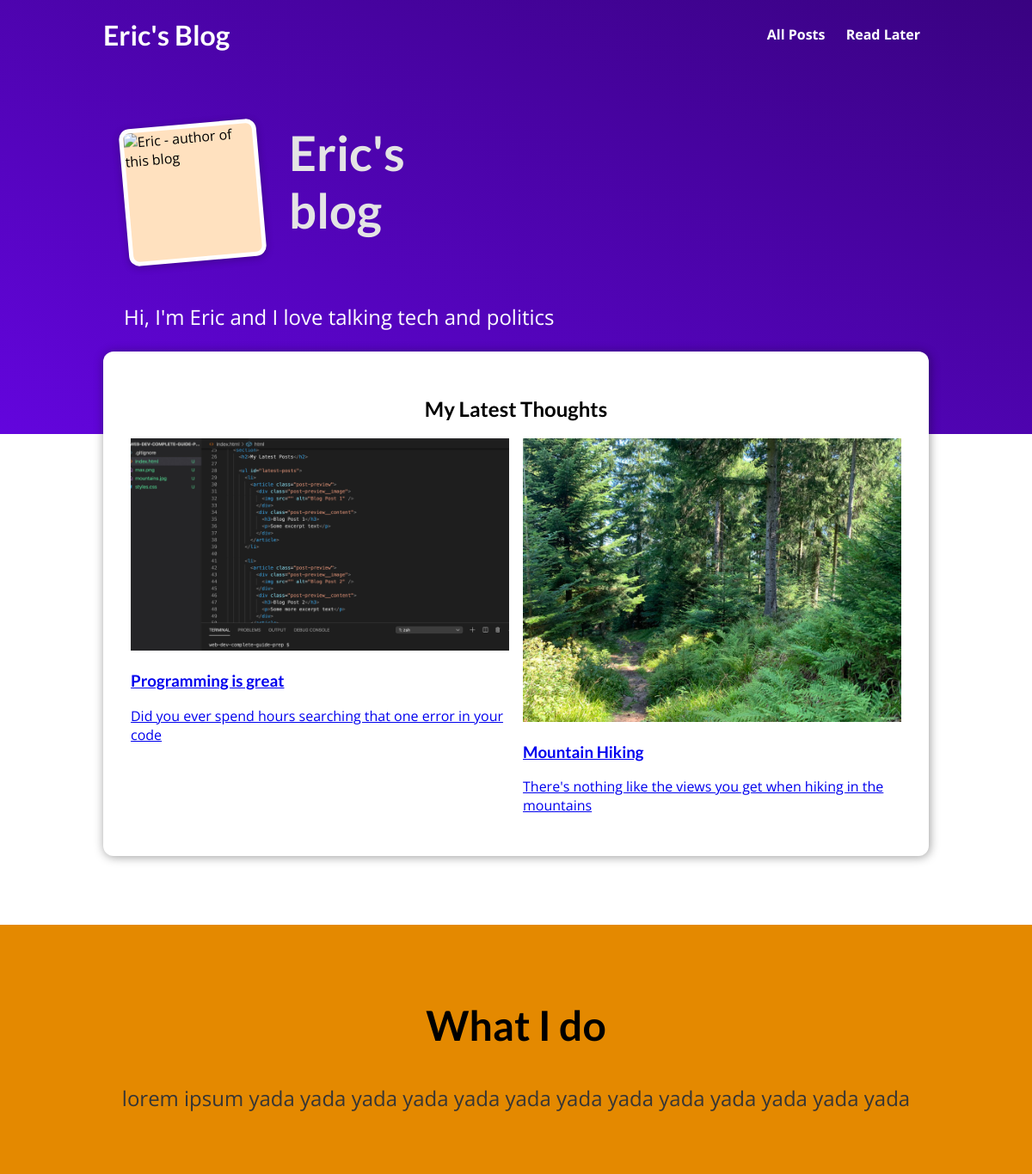
The page / on the database its author committed.
### blog/models.py (models this page shows, shortened)
class Post(models.Model):
    title = models.CharField(max_length=100)
    excerpt = models.CharField(max_length=500)
    image_name = models.CharField(max_length=100)
    date = models.DateField()
    slug = models.SlugField(default="",null=False,db_index=True)
    content = models.TextField(max_length=10000)
    caption = models.ManyToManyField(Tag)
    author = models.ForeignKey(Author, on_delete=models.CASCADE,related_name="posts")

### blog/views.py (the view)
# urls.py: path("", views.IndexView.as_view(), name="index"),
class IndexView(ListView):
    template_name = "blog/index.html"
    model = Post
    context_object_name = "posts"
    def get_queryset(self, **kwargs):
        base_query = super().get_queryset()
        data = base_query.order_by("-date")[:3]
        return data

### blog/templates/blog/index.html (shortened to what this page needs)
{% extends "base.html"%}
{%load static%}
{%block css_files%}
  <link rel="stylesheet" href = "{%static "blog/blog.css"%}">
{%endblock%}
{% block content %}
  <header id="main-navigation">
    <h1><a href="">Eric's Blog</a></h1>
    <nav>
      <a href="{% url "posts" %}" style="margin:10px;">All Posts</a>
      <a href="{% url "read-later" %}" style="margin:10px;">Read Later</a>
    </nav>
  </header>
  <section id="welcome">
    <header>
      <img src="{%static "blog/images/blogPic.png"%}" alt="Eric - author of this blog" />
      <h2>Eric's blog</h2>
    </header>
    <p>Hi, I'm Eric and I love talking tech and politics</p>
  </section>
  <section id="latest-posts">
    <h2>My Latest Thoughts</h2>
    <ul>
    {%for post in posts%}
      <li>
        <article class="post">
          <a href = "{% url "post" post.slug %}">
            <img src="{% static "blog/images/"|add:post.image_name%}" alt ={{post.title}}/>
            <div class="post_content">
              <h3>
                {{post.title}}
              </h3>
              <p>{{post.excerpt}}</p>
            </div>
          </a>
        </article>
      </li>
    {%endfor%}
    </ul>
  </section>
  <section id="about">
    <h2>What I do</h2>
    <p>
      lorem ipsum yada yada yada yada yada yada yada yada yada yada yada yada yada
    </p>
  </section>
{% endblock %}

### static/styles.css (style rules this page uses)
* { box-sizing: border-box; }
html { font-family: 'Open Sans', 'Lato', sans-serif; }
body { margin: 0; }
h1, h2, h3 { font-family: 'Lato', sans-serif; font-weight: bold; }
#main-navigation { width: 100%; height: 5rem; display: flex; justify-content: space-between; align-items: center; padding: 0 10%; position: absolute; top: 0; left: 0; }
#main-navigation a { text-decoration: none; color: white; font-weight: bold; }

### blog/static/blog/blog.css (style rules this page uses)
#welcome { background: linear-gradient(to right top, #6305dd, #390281); padding: 6rem 12%; }
#welcome header { display: flex; align-items: flex-start; margin: 3rem auto; }
#welcome img { max-width:100%; width: 10rem; height: 10rem; object-fit: cover; object-position: top; border: 5px solid white; border-radius: 12px; background-color: #ffe1bf; transform: rotateZ(-5deg); box-shadow: 0 2px 8px rgba(0, 0, 0, 0.25); }
#latest-posts img { max-width:100%; }
#welcome h2 { font-size: 3.5rem; margin: 0 0 0 2rem; color: #e4e4e4; width: 10rem; }
#welcome p { color: white; font-size: 1.5rem; }
#latest-posts { background-color: white; padding: 2rem; border-radius: 12px; width: 60rem; margin: -6rem auto 2rem auto; box-shadow: 1px 1px 12px rgba(0, 0, 0, 0.4); }
#latest-posts h2 { text-align: center; }
#latest-posts ul { list-style: none; margin: 0; padding: 0; display: flex; gap: 1rem; }
#latest-posts li { flex: 1; }
#about { text-align: center; padding: 3rem; background-color: #e48900; margin-top: 5rem; }
#about h2 { font-size: 3rem; }
#about p { font-size: 1.5rem; color: #353535; }

### rows shown on the page
Post: image_name (picture), title "Programming is great", excerpt "Did you ever spend hours searching that one error in your code"
Post: image_name (picture), title "Mountain Hiking", excerpt "There's nothing like the views you get when hiking in the mountains"
